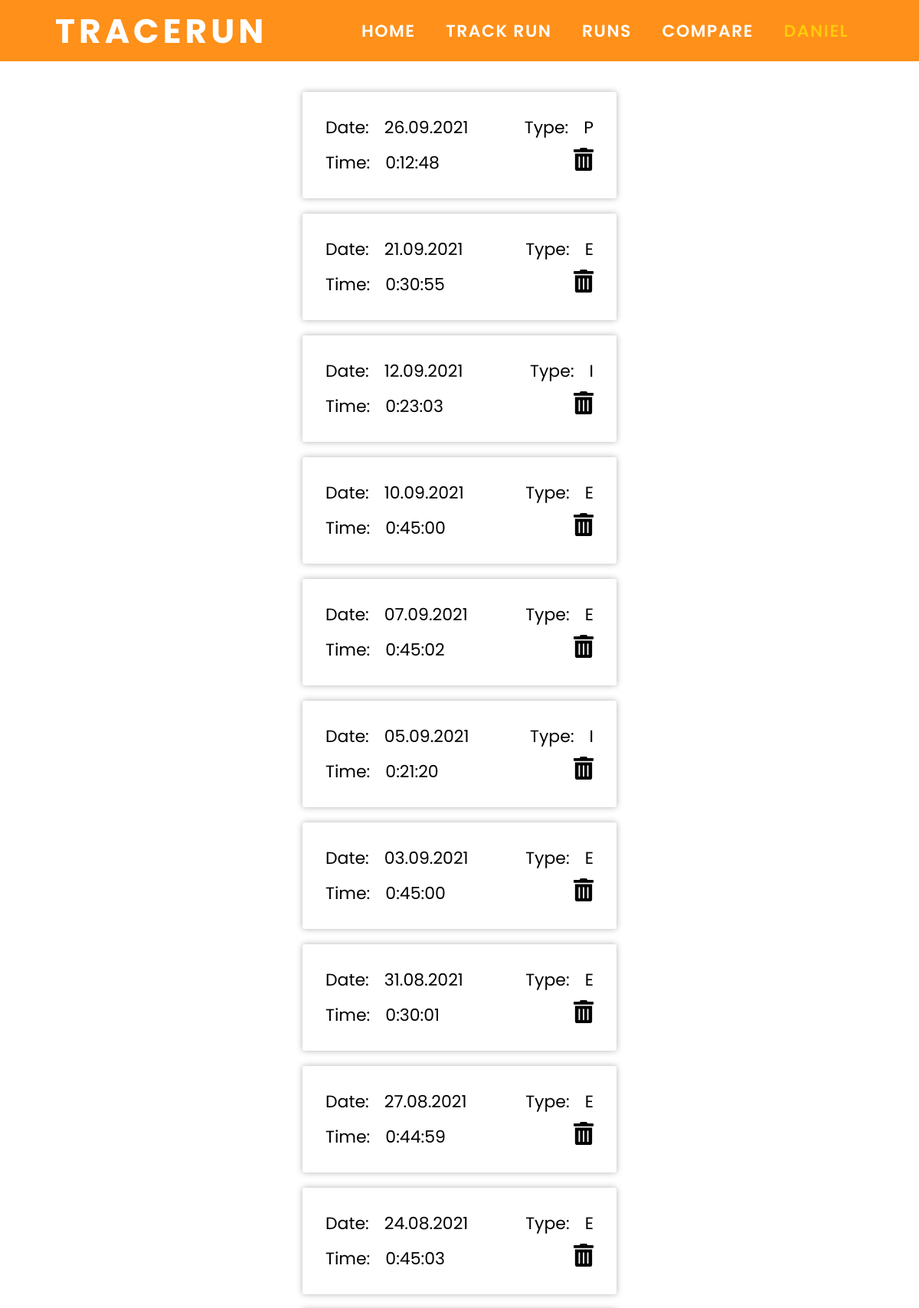
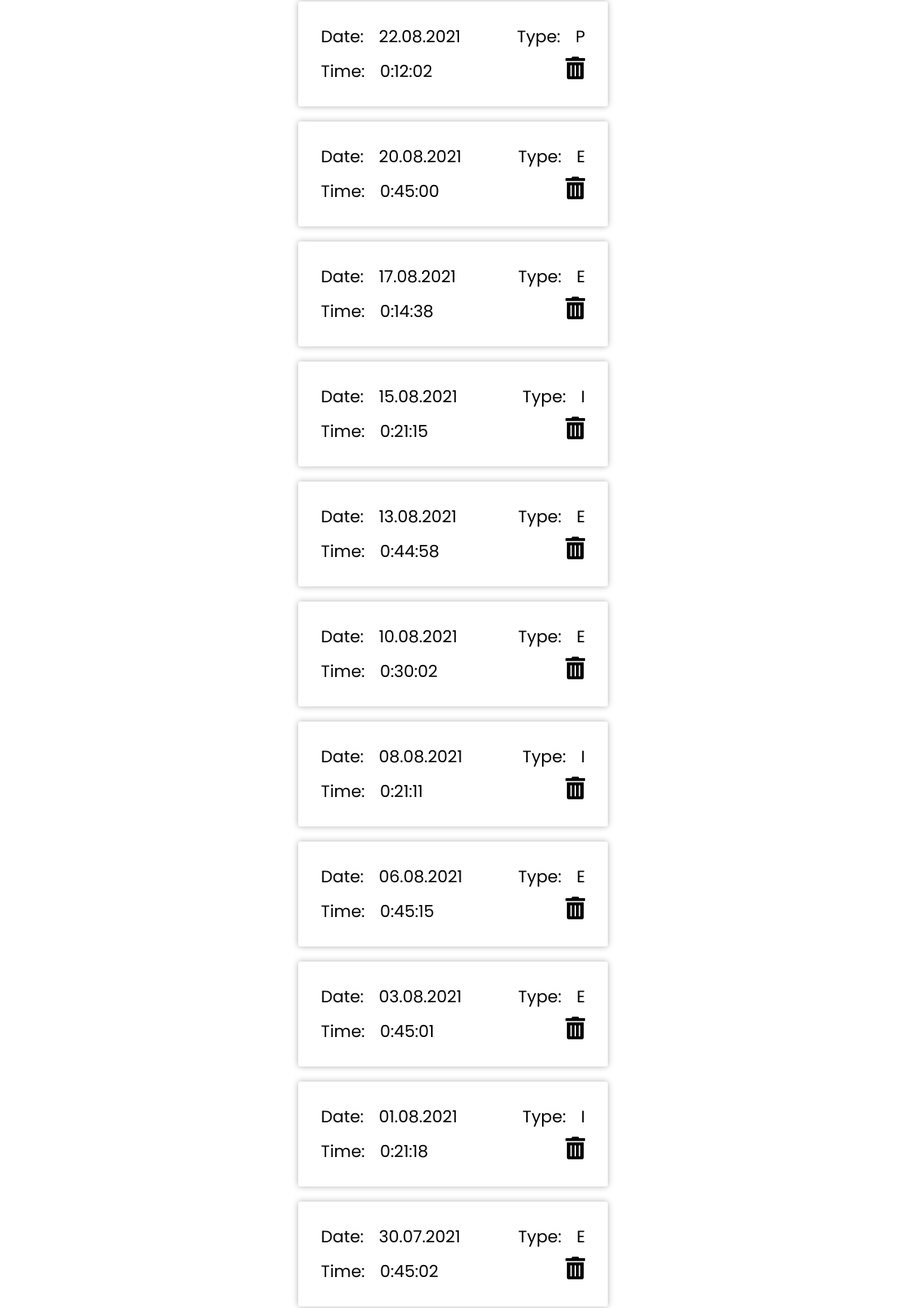
The app's page /view/runs.php (signed in, upper part) with its own data (2 pictures, top to bottom).
### tables this page shows
CREATE TABLE `trackrun` (
  `id` int(11) NOT NULL,
  `fk_user` int(11) NOT NULL,
  `running_date` date NOT NULL,
  `total_time` time DEFAULT NULL,
  `distance` float NOT NULL,
  `active_calories` int(11) NOT NULL DEFAULT 0,
  `avg_heart_rate` int(11) NOT NULL,
  `max_heart_rate` int(11) NOT NULL DEFAULT 0,
  `cadence` int(11) NOT NULL DEFAULT 0,
  `vertical_meters` int(15) NOT NULL DEFAULT 0,
  `type` varchar(1) NOT NULL,
  `comment` varchar(200) NOT NULL,
  `int_active` int(11) NOT NULL,
  `int_pause` int(11) NOT NULL
);

### controller/CONruns.php (the view, shortened to what this page needs)
<?php
function GetTrackRuns() {
    include "../model/include.php";
    $stmt = $mysql->prepare("SELECT id, running_date, total_time, type FROM trackrun WHERE fk_user=(?) ORDER BY running_date DESC");
    $stmt->bind_param("i",$_SESSION["id"]);
    $stmt->execute();
    $stmt->bind_result($id_trackrun, $runningdateSQL, $totaltimeSQL, $type);
    while($stmt->fetch()){
        $runningdate = date("d.m.Y",strtotime($runningdateSQL));
        $totaltime = date("G:i:s", strtotime($totaltimeSQL));
        echo "<a href='../view/run.php?run=$id_trackrun' class='div container-run-elements'>";
            echo "<p class='runs-runningdate runs-margin'>Date:</p>";
            echo "<p class='runs-runningdate'>$runningdate</p>";
            echo "<div class='runs-type'>";
                echo "<p class='runs-runningdate runs-margin-type'>Type:</p>";
                echo "<p class='runs-runningdate'>$type</p>";
            echo "</div>";
            echo "<br>";
            echo "<p class='runs-totaltime runs-margin'>Time:</p>";
            echo "<p class='runs-totaltime'>$totaltime</p>";
            echo "<div class='trashlogo'>";
                echo "<form method='POST'>";
                    echo "<button class='btnDel' name='btnDel' value='$id_trackrun'><img class='icon-runs' src='../view/picture/trashicon_runs.svg'></button>";
                echo "</form>";
            echo "</div>";
        echo "</a>";
    }
}
?>

### view/css/style.css (style rules this page uses)
:root { --orange: rgba(255, 132, 0, 0.9); --orange2: rgba(255, 132, 0, 0.3); --yellow: rgba(255, 200, 13, 1); --lightthiele: rgba(13, 152, 186, 0.9); --lightthiele2: rgba(13, 152, 186, 0.3); --thiel: #0D98BA; --white: rgb(255, 255, 255); --gray: rgba(161, 161, 161, 0.4); --red: red; --green: green; }
* { padding: 0; margin: 0; box-sizing: border-box; text-decoration: none; list-style: none; -webkit-appearance:none; }
body { font-family: 'Poppins', sans-serif; font-size: 22px; }
p { font-size: 22px; }
.div { margin: auto; }
.icon-runs { height: 30px; }
.container-run-elements { color: black; display: block; cursor: pointer; width: 410px; padding: 30px; margin-top: 20px; box-shadow: 0 0 8px rgba(0, 0, 0, 0.3); border-radius: 3px; background-color: var(--white); }
.runs-runningdate { display: inline-block; }
.runs-totaltime { display: inline-block; margin-top: 13px; }
.runs-margin { margin-right: 20px; }
.runs-margin-type { margin-right: 20px; }
.trashlogo { float: right; margin-top: 10px; }
.runs-type { float: right; }
.btnDel, .btnEdit, .btnAdd { margin-bottom: -30px; margin: auto; cursor: pointer; border: 0; background-color: white; }

### view/css/scrollable.css (style rules this page uses)
body { overflow: -moz-scrollbars-none; }
body { -ms-overflow-style: none; }

### records on screen
trackrun: running_date "26.09.2021", type "P", total_time "0:12:48", $id_trackrun 136 (drawn)
trackrun: running_date "21.09.2021", type "E", total_time "0:30:55", $id_trackrun 111 (drawn)
trackrun: running_date "12.09.2021", type "I", total_time "0:23:03", $id_trackrun 112 (drawn)
trackrun: running_date "10.09.2021", type "E", total_time "0:45:00", $id_trackrun 113 (drawn)
trackrun: running_date "07.09.2021", type "E", total_time "0:45:02", $id_trackrun 114 (drawn)
trackrun: running_date "05.09.2021", type "I", total_time "0:21:20", $id_trackrun 143 (drawn)
trackrun: running_date "03.09.2021", type "E", total_time "0:45:00", $id_trackrun 115 (drawn)
trackrun: running_date "31.08.2021", type "E", total_time "0:30:01", $id_trackrun 116 (drawn)
trackrun: running_date "27.08.2021", type "E", total_time "0:44:59", $id_trackrun 142 (drawn)
trackrun: running_date "24.08.2021", type "E", total_time "0:45:03", $id_trackrun 141 (drawn)
trackrun: running_date "22.08.2021", type "P", total_time "0:12:02", $id_trackrun 117 (drawn)
trackrun: running_date "20.08.2021", type "E", total_time "0:45:00", $id_trackrun 118 (drawn)
trackrun: running_date "17.08.2021", type "E", total_time "0:14:38", $id_trackrun 119 (drawn)
trackrun: running_date "15.08.2021", type "I", total_time "0:21:15", $id_trackrun 140 (drawn)
trackrun: running_date "13.08.2021", type "E", total_time "0:44:58", $id_trackrun 139 (drawn)
trackrun: running_date "10.08.2021", type "E", total_time "0:30:02", $id_trackrun 120 (drawn)
trackrun: running_date "08.08.2021", type "I", total_time "0:21:11", $id_trackrun 121 (drawn)
trackrun: running_date "06.08.2021", type "E", total_time "0:45:15", $id_trackrun 122 (drawn)
trackrun: running_date "03.08.2021", type "E", total_time "0:45:01", $id_trackrun 123 (drawn)
trackrun: running_date "01.08.2021", type "I", total_time "0:21:18", $id_trackrun 124 (drawn)
trackrun: running_date "30.07.2021", type "E", total_time "0:45:02", $id_trackrun 125 (drawn)

### other values on screen
$_SESSION["username"] "DANIEL"
